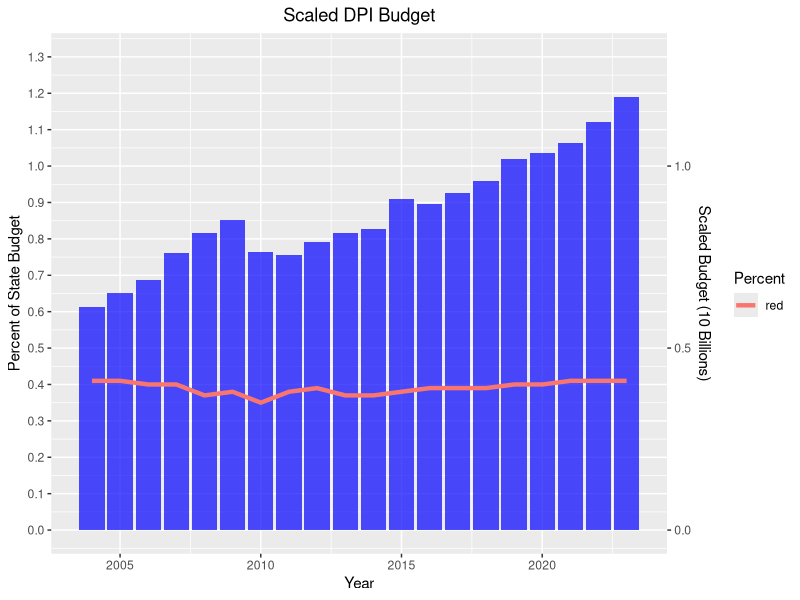
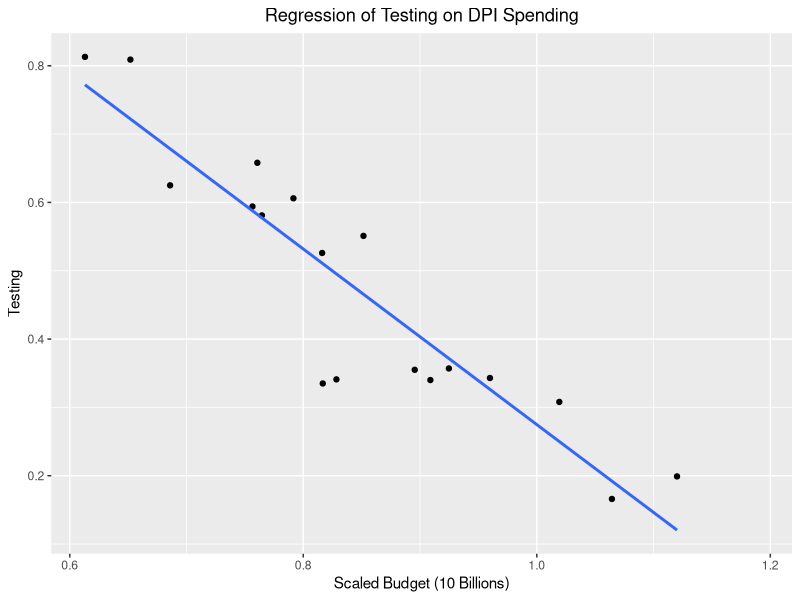
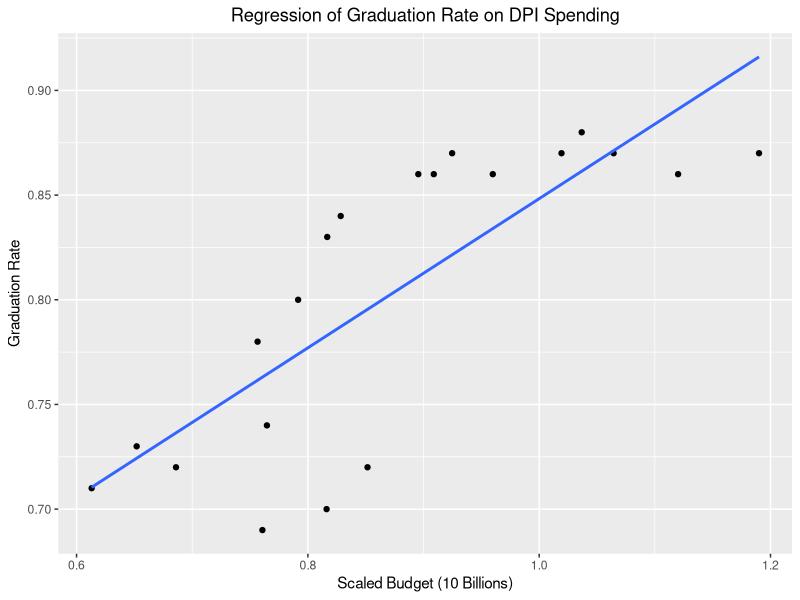
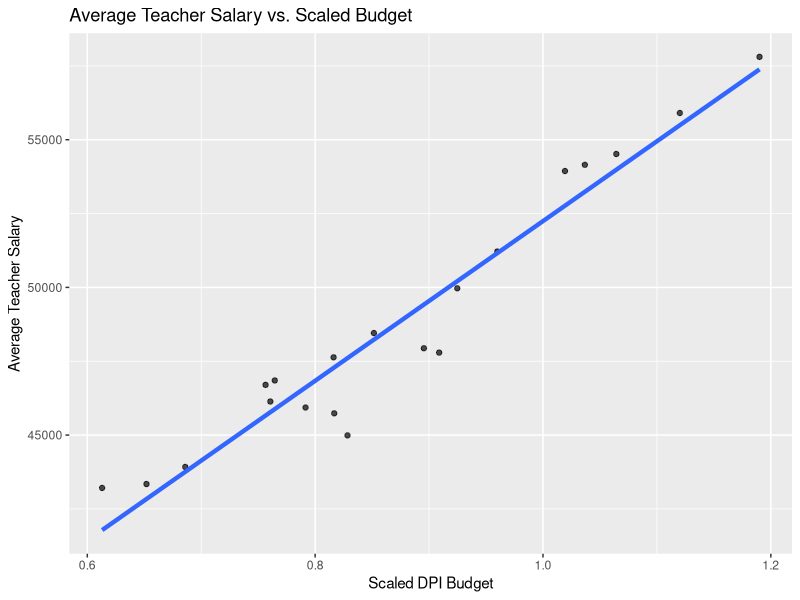
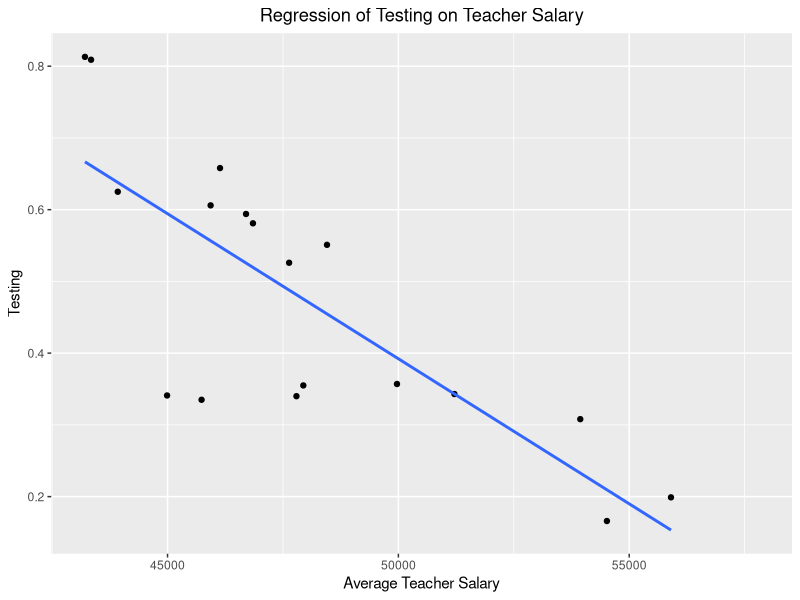
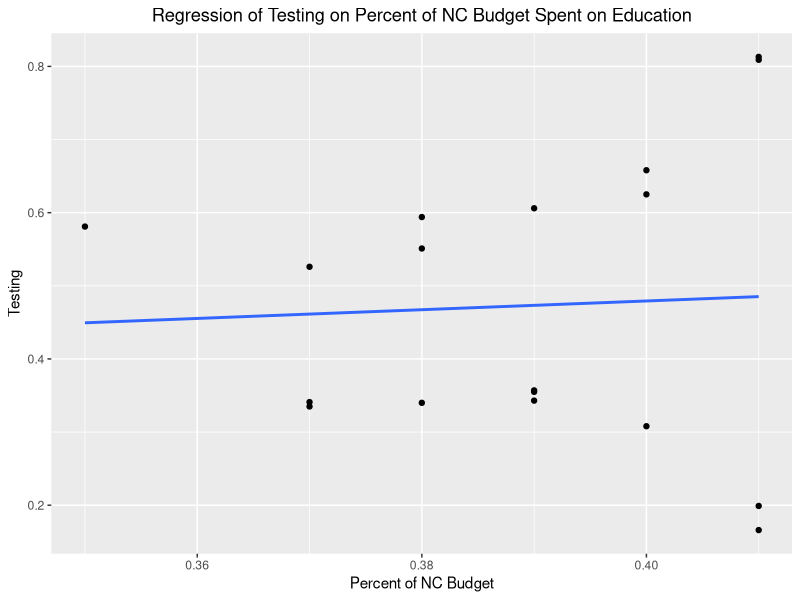

Write the R code that produced these figures, in order.
## ---- chunk 1
## Load Libraries
library(ggplot2)
library(dplyr)

nc_education <- read.csv("data/nc_education.csv")

## Modify dpi_budget to fit within the graph
coeff <- 1e10
dpi_budget_limit <- (nc_education$dpi_budget)/coeff

## Bar Plot w/ Percent line overlay
visual2 <- ggplot(nc_education, aes(x = year)) +
  geom_bar(aes(y = dpi_budget_limit), stat = "identity", fill = "blue", alpha = 0.7) +
  geom_line(aes(y = percent, group = 1, color = "red"), size = 1.5) +
  labs(title = "Scaled DPI Budget",
       x = "Year",
       y = "Scaled DPI Budget",
       color = "Percent") +
  theme(plot.title = element_text(hjust = 0.5)) +
  scale_y_continuous(
    name = "Percent of State Budget",
    sec.axis = sec_axis(~., name = "Scaled Budget (10 Billions)"),
    breaks = seq(0, 1.3, by = 0.1),
    limits = c(0, 1.3)
  )

visual2


## ---- chunk 2
## Budget Regression
budget_linear1 <- lm(testing ~ dpi_budget_limit, data = nc_education)

budget_linear1

## Budget Plot
budget_regression_plot <- ggplot(nc_education, aes(x = dpi_budget_limit, y = testing)) +
  geom_point() +
  geom_smooth(method = "lm", se = FALSE) +
  labs(title = "Regression of Testing on DPI Spending",
       x = "Scaled Budget (10 Billions)",
       y = "Testing") +
  theme(plot.title = element_text(hjust = 0.5))

budget_regression_plot

## Graduation Regression
graduation_linear1 <- lm(grad_rate ~ dpi_budget_limit, data = nc_education)

graduation_linear1

## Graduation Plot
graduation_regression_plot <- ggplot(nc_education, aes(x = dpi_budget_limit, y = grad_rate)) +
  geom_point() +
  geom_smooth(method = "lm", se = FALSE) +
  labs(title = "Regression of Graduation Rate on DPI Spending",
       x = "Scaled Budget (10 Billions)",
       y = "Graduation Rate") +
  theme(plot.title = element_text(hjust = 0.5))

graduation_regression_plot
## ---- chunk 3
## Demonstrate increase in teacher salary with increased budget
salary_plot <- ggplot(nc_education, aes(x = dpi_budget_limit, y = avg_salary)) +
  geom_point(color = "black", alpha = 0.7) +
  geom_smooth(method = lm, se = FALSE, aes(y = avg_salary, group = 1), size = 1.5) +
  labs(title = "Average Teacher Salary vs. Scaled Budget",
       x = "Scaled DPI Budget",
       y = "Average Teacher Salary")

salary_plot

## Salary and Achievement Regression
salaryachievement_linear1 <- lm(testing ~ avg_salary, data = nc_education)

salaryachievement_linear1

## Salary and Achievement Plot
salaryachievement_regression_plot <- ggplot(nc_education, aes(x = avg_salary, y = testing)) +
  geom_point() +
  geom_smooth(method = "lm", se = FALSE) +
  labs(title = "Regression of Testing on Teacher Salary",
       x = "Average Teacher Salary",
       y = "Testing") +
  theme(plot.title = element_text(hjust = 0.5))

salaryachievement_regression_plot

## Percent Regression
percent_linear1 <- lm(testing ~ percent, data = nc_education)

percent_linear1

## Percent Plot
percent_regression_plot <- ggplot(nc_education, aes(x = percent, y = testing)) +
  geom_point() +
  geom_smooth(method = "lm", se = FALSE) +
  labs(title = "Regression of Testing on Percent of NC Budget Spent on Education",
       x = "Percent of NC Budget",
       y = "Testing") +
  theme(plot.title = element_text(hjust = 0.5))

percent_regression_plot
